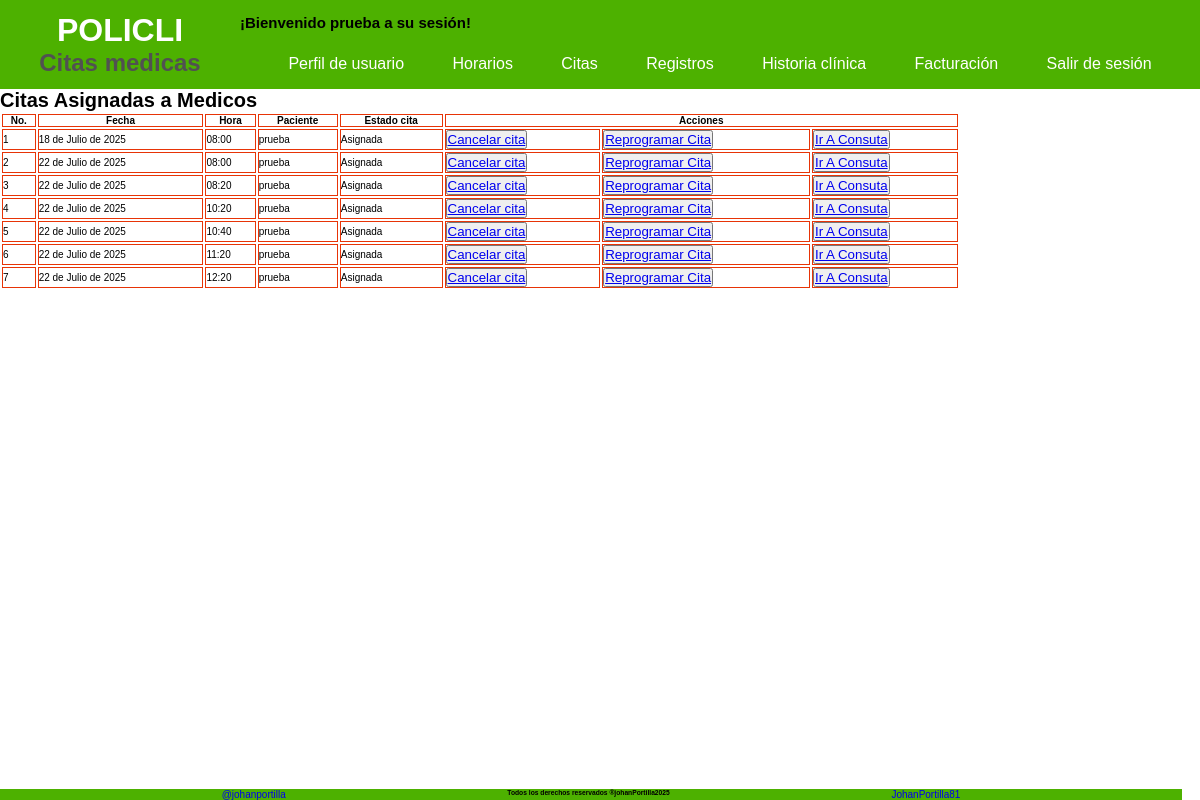
The page /sesion/cuenta/cita_med/ (signed in) on the database as committed earlier.
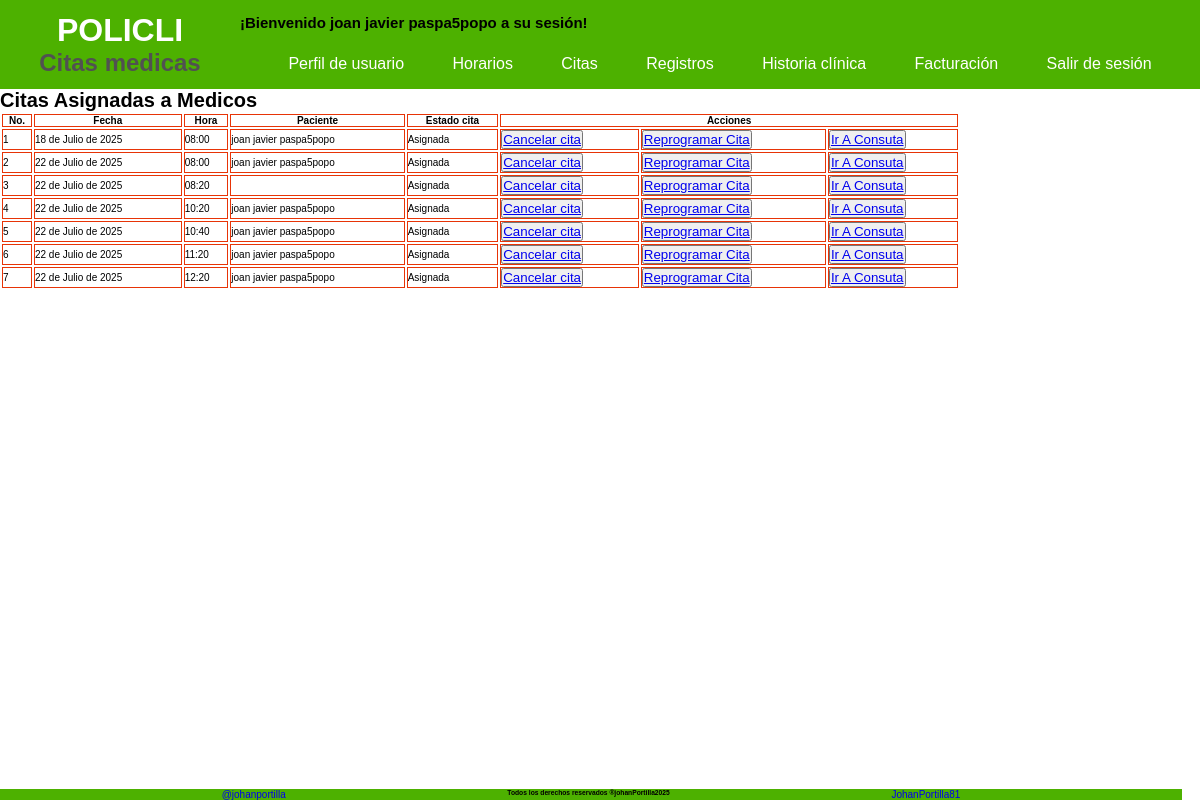
The same page on the database as committed later.
### Aplicaciones/Inicio/models.py (models this page shows, shortened)
class CreacionUser(AbstractUser):
    class Tipo_User(models.TextChoices):
        ADMIN = 'Administrador',
        PACIENTE = 'Paciente'
        MEDICO = 'Medico'
        RECEPCION = 'Recepcionista'
    class Tipo_id(models.TextChoices):
        CEDULA = 'Cédula'
        TARJETA_ID= 'Tarjeta Identidad'
        CED_EXT = 'Cédula Extranjería'
        PASAPORTE = 'Pasaporte'
    tipo_id = models.CharField( max_length=20 ,choices = Tipo_id.choices, default = Tipo_id.CEDULA, verbose_name='Tipo de documento'  )
    numero_id = models.PositiveBigIntegerField(null=False, blank=False,  verbose_name='Numero de identificación', unique=True, default=0)
    telefono = models.PositiveBigIntegerField(null= False, blank= False, verbose_name='Teléfono', default=0)
    tipo_usuario = models.CharField(max_length=20, choices = Tipo_User.choices, default = Tipo_User.PACIENTE, verbose_name='Tipo Usuario')
    fecha_actualizacion = models.DateTimeField (auto_now=True, verbose_name='Ultima Actualización')
    nombre_completo= models.CharField(max_length = 100, null=False, blank= False, verbose_name='Nombre completo')
    cambiar_contrasena = models.BooleanField(default=True, verbose_name='Cambiar contraseña')

class UsuarioCitas(models.Model):
    usuario = models.ForeignKey(CreacionUser, on_delete= models.CASCADE, verbose_name='Usuario')
    cita = models.ForeignKey(HorarioCita, on_delete= models.CASCADE)
    fecha_registro = models.DateTimeField(auto_now_add=True)
    actividad_cita = models.CharField(max_length=20, default= "Asignada", verbose_name='Estado Cita')

class HorarioCita(models.Model):
    class Estado(models.TextChoices):
        DISPONIBLE = 'Disponible'
        AGENDADA = 'Agendada'
        REPROGRAMADA = 'Reprogramada'
        CANCELADA = 'Cancelada'
    class Asistencia(models.TextChoices):
        ASISTIO = 'Asistio'
        NO_ASISTIO = 'No asistio'
        ESPERA = 'A la espera'
    horario = models.ForeignKey(CrearHorario, on_delete= models.CASCADE)
    fecha = models.DateField(verbose_name='Fecha')
    hora_cita = models.TimeField(verbose_name='Hora de inicio')
    estado = models.CharField(max_length=20, choices = Estado.choices, default= Estado.DISPONIBLE, verbose_name='Estado')
    asistencia = models.CharField(max_length=20, choices = Asistencia.choices, default= Asistencia.ESPERA, verbose_name='Asistencia')

### Aplicaciones/Inicio/views.py (the view)
@login_required # type: ignore
def citas_medico(request):
    print('Entrando a citas por medicos')
    medico = CreacionUser.objects.get(username = request.user) # type: ignore
    if medico.is_superuser: # type: ignore
        print('Mirar todas las citas')
        citas = UsuarioCitas.objects.all().order_by('cita__fecha')
        admin = 'si'
    else:
        print(f'El medico es {medico.nombre_completo}')
        citas = UsuarioCitas.objects.filter(cita__horario__id_usuario= medico.pk).order_by('cita__fecha') # type: ignore
        admin = 'no'
    return render(request, 'sesiones/citas_medico.html',{'citas':citas, 'admin': admin})

### templates/sesiones/citas_medico.html (shortened to what this page needs)
{% extends 'index.html' %}
{% block contenido1 %}
<h1>Citas Asignadas a Medicos</h1>
<div style="height: 200px; overflow-y: scroll;">
<table style="width:80%; justify-content: center; ">
    <thead>
        <tr>
            <th>No.</th>
            <th>Fecha</th>
            <th>Hora</th>
            <th>Paciente</th>
            <th>Estado cita</th>
            <th colspan="3">Acciones</th>
        </tr>
    </thead>
    <tbody>
        {% for cita in citas %}
        <tr>
            <td>{{ forloop.counter }}</td>
            <td>{{ cita.cita.fecha }}</td>
            <td>{{ cita.cita.hora_cita }}</td>
            <td>{{ cita.usuario.nombre_completo }}</td>
            <td>{{ cita.actividad_cita }}</td>
            {% if cita.actividad_cita == 'Asignada' %}
            <td>
                <button>
                <a href="{% url 'Cancelar_citas' cita.cita.id %}?accion=cancelar">Cancelar cita</a>
                </button>
            </td>
            <td>
                <button>
                <a href="{% url 'Cancelar_citas' cita.cita.id %}?accion=reprogramar">Reprogramar Cita</a>
                </button>
            </td>
            <td>
                <button>
                <a href="{% url 'Historia_Clinica' %}?usuario_consulta={{cita.usuario.numero_id}}  ">Ir A Consuta</a>
                </button>
            </td>
            {% elif cita.estado_cita == 'Reprogramada'  %}
            <td>
                <button>
                <a href="{% url 'Cancelar_citas' cita.cita.id %}?accion=cancelar">Cancelar cita</a>
                </button>
            </td>
            {% endif %}
        </tr>
        {% endfor %}
    </tbody>
</table>
</div>
{% endblock %}

### templates/bloques/navbar_sesion.html (shortened to what this page needs)
<header class="header">
    <div class="navbar__container">
        <div>
            <h1 class="navbar__title">
                POLICLI
                <span class="navbar__subtitle">Citas medicas</span>
            </h1>
        </div>
        <div class="navbar-sesion">
            <h2 class="titulo__sesion">¡Bienvenido {{ user.nombre_completo }} a su sesión!</h2>
            <nav class="navbar-sesion__container">
                <ul class="navbar-sesion__list--first">
                    <li class="navbar-sesion__item">
                        <a href="{% url 'Principal' %}" class="navbar__link">Perfil de usuario</a>
                    </li>
                    <li class="navbar-sesion__item">
                        <a href="#" class="navbar__link">Horarios</a>
                    </li>
                    <li class="navbar-sesion__item">
                        <a href="#" class="navbar__link">Citas</a>
                    </li>
                    <li class="navbar-sesion__item"><a href="#" class="navbar__link">Registros</a>
                    </li>
                    <li class="navbar-sesion__item"><a href="#" class="navbar__link">Historia clínica</a>
                    </li>
                    <li class="navbar-sesion__item"><a href="#" class="navbar__link">Facturación</a></li>
                    <li class="navbar-sesion__item">
                        <a href="{% url 'Sesion_Cerrada' %}" class="navbar__link">Salir de sesión</a>
                    </li>
                </ul>
            </nav>
        </div>
    </div>
</header>

Rows that differ between the two databases and show on the page:
changed CreacionUser: nombre_completo "prueba" → "joan javier paspa5popo"
changed through a linked row, UsuarioCitas "18 de Julio de 2025": usuario.nombre_completo "prueba" → "joan javier paspa5popo"
changed through a linked row, UsuarioCitas (number 2 of 7 on the later page): usuario.nombre_completo "prueba" → "joan javier paspa5popo"
changed through a linked row, UsuarioCitas (number 3 of 7 on the later page): usuario.nombre_completo "prueba" → (not shown)
changed through a linked row, UsuarioCitas (number 4 of 7 on the later page): usuario.nombre_completo "prueba" → "joan javier paspa5popo"
changed through a linked row, UsuarioCitas (number 5 of 7 on the later page): usuario.nombre_completo "prueba" → "joan javier paspa5popo"
changed through a linked row, UsuarioCitas (number 6 of 7 on the later page): usuario.nombre_completo "prueba" → "joan javier paspa5popo"
changed through a linked row, UsuarioCitas (number 7 of 7 on the later page): usuario.nombre_completo "prueba" → "joan javier paspa5popo"
